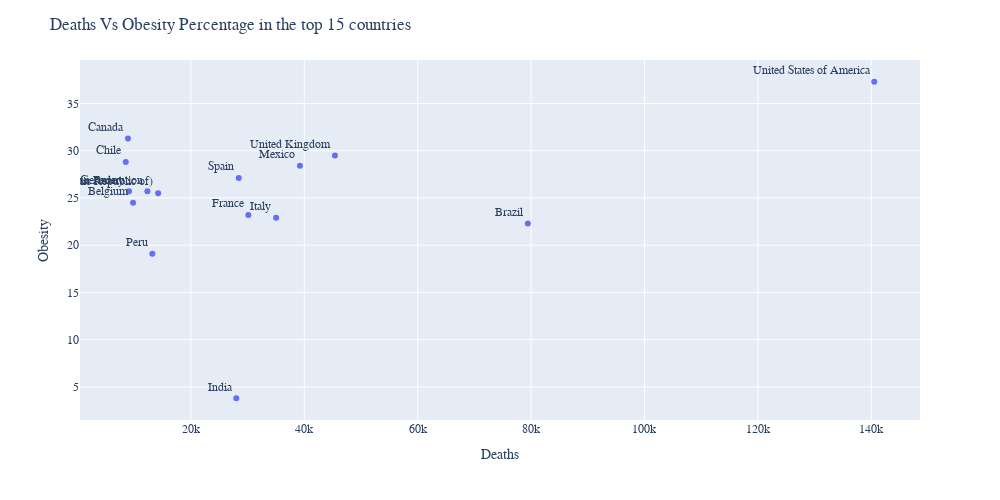

Source (notebook cell):
### Code cell
import sys
import plotly.express as px

plotS = px.scatter(highest_deathRate_countries, x="Deaths", y="Obesity", text="Country", width=1000, height=500)
plotS.update_traces(textposition='top left')
plotS.update_layout(title_text='Deaths Vs Obesity Percentage in the top 15 countries', title_font_family="Times New Roman", font_family="Times New Roman")
plotS.show()

### Figure 1 — Plotly figure (JSON) as saved in the notebook; plotly's stock layout.template omitted (floating-point values rounded to 4 significant figures)
{"data": [{"hovertemplate": "Deaths=%{x}<br>Obesity=%{y}<br>Country=%{text}<extra></extra>", "legendgroup": "", "marker": {"color": "#636efa", "symbol": "circle"}, "mode": "markers+text", "name": "", "orientation": "v", "showlegend": false, "text": ["Chile", "Canada", "Germany", "Belgium", "Russian Federation", "Peru", "Iran (Islamic Republic of)", "India", "Spain", "France", "Italy", "Mexico", "United Kingdom", "Brazil", "United States of America"], "textposition": "top left", "type": "scatter", "x": [8508, 8898, 9080, 9799, 12326, 13195, 14221, 28002, 28438, 30132, 35032, 39232, 45400, 79430, 140528], "xaxis": "x", "y": [28.8, 31.3, 25.7, 24.5, 25.7, 19.1, 25.5, 3.8, 27.1, 23.2, 22.9, 28.4, 29.5, 22.3, 37.3], "yaxis": "y"}], "layout": {"font": {"family": "Times New Roman"}, "height": 500, "legend": {"tracegroupgap": 0}, "margin": {"t": 60}, "title": {"font": {"family": "Times New Roman"}, "text": "Deaths Vs Obesity Percentage in the top 15 countries"}, "width": 1000, "xaxis": {"anchor": "y", "domain": [0, 1], "title": {"text": "Deaths"}}, "yaxis": {"anchor": "x", "domain": [0, 1], "title": {"text": "Obesity"}}}}
